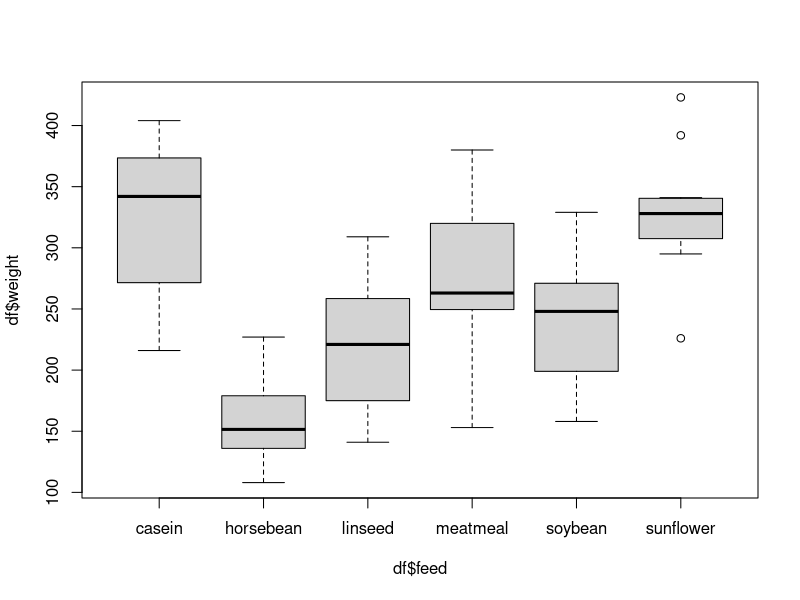
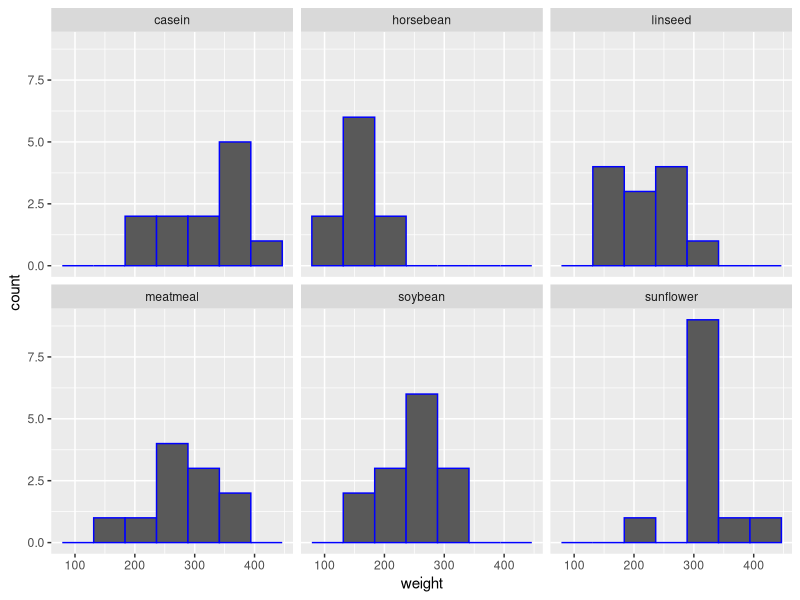
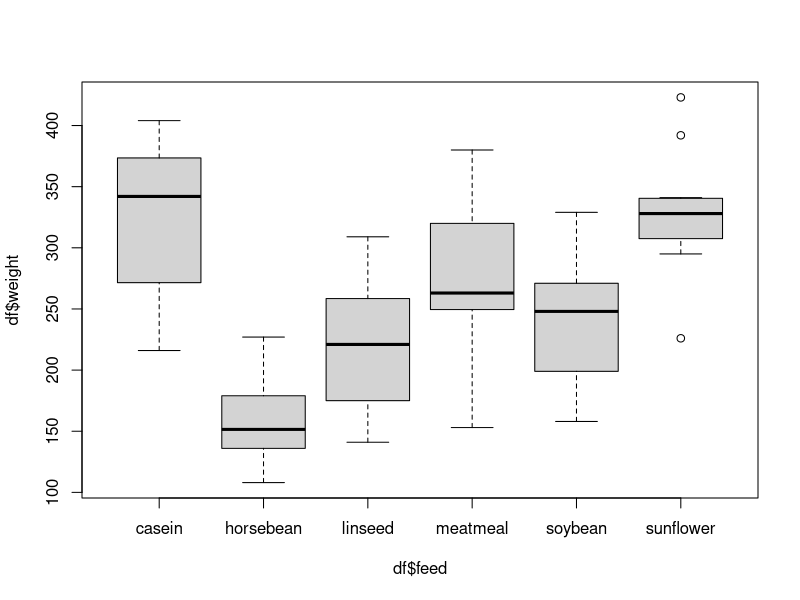
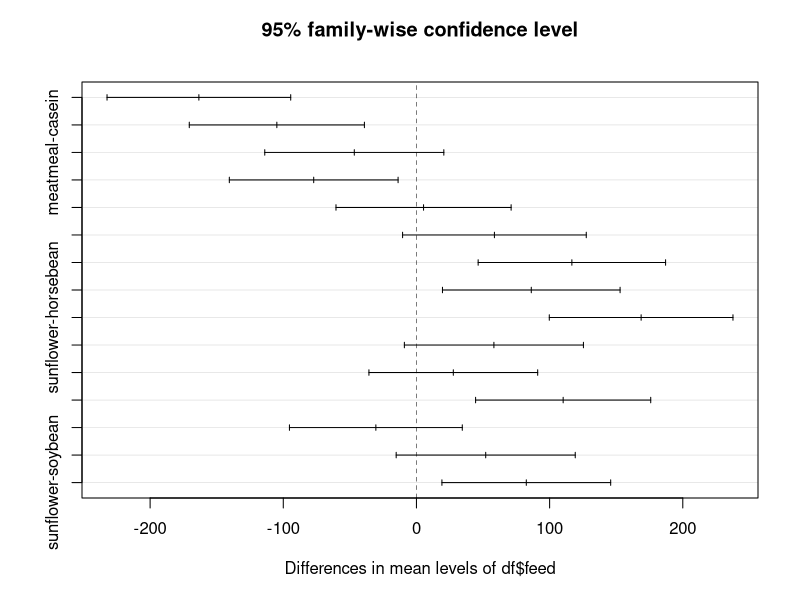

Write R code to recreate these figures, in order.
datasets::chickwts

df<- chickwts

table(df$feed)

boxplot(df$weight ~ df$feed)

library(dplyr)

df %>%
  group_by(feed) %>%
  
  summarise(crescimento_medio = mean (weight),
            sd = sd(weight))

library(ggplot2)

df %>% ggplot(aes(x = weight)) + 
                geom_histogram(bins = 7, col= 'blue') +
                facet_wrap(~feed)
boxplot(df$weight ~ df$feed)
anova<- aov(df$weight ~ df$feed) 

#post -hoc
anova %>% TukeyHSD() %>% plot()

pairwise.t.test(df$weight,df$feed)



